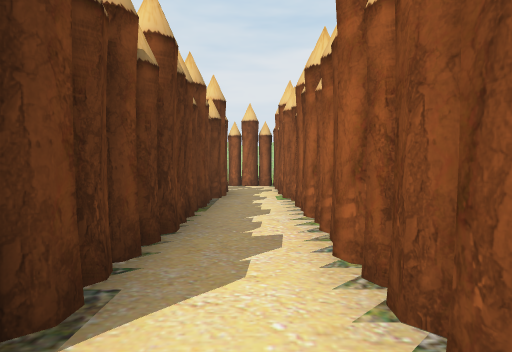
View 1 (above)

16 first-person views from a walk through a Unity game level. The camera is 1.4 m above the floor, tilts 2° down and sees 75° across. The floor is counted in squares, 2 m on a side. Each view is taken from the middle of a square. On the plan, view 1 faces up. The plan holds only what a view shows up to about 10 squares ahead; the rest is blank. The place goes on beyond the plan.

View 2
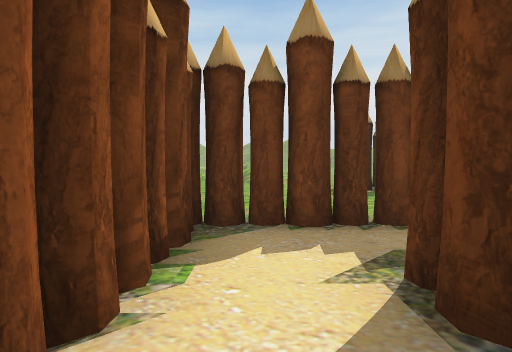

View 3
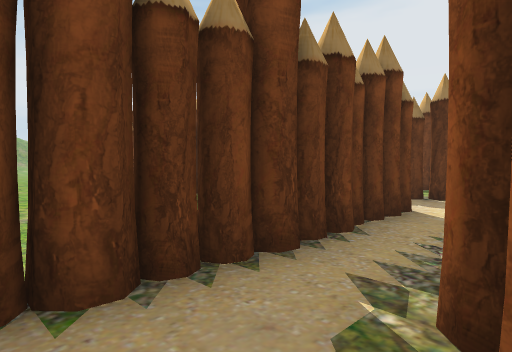

View 4
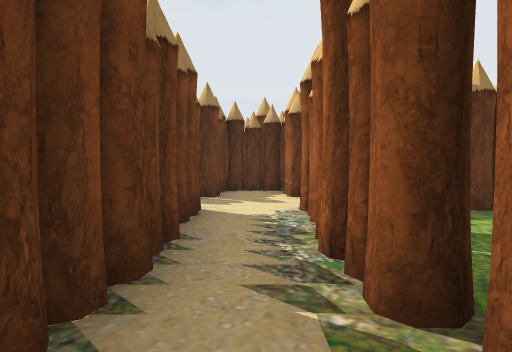

View 5
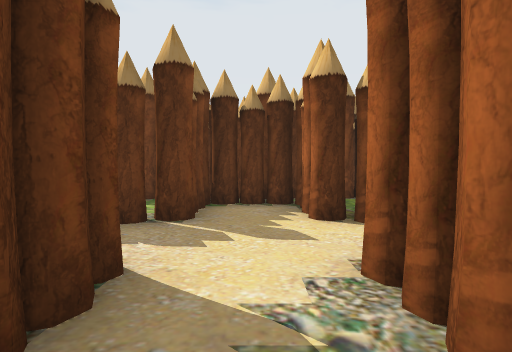

View 6
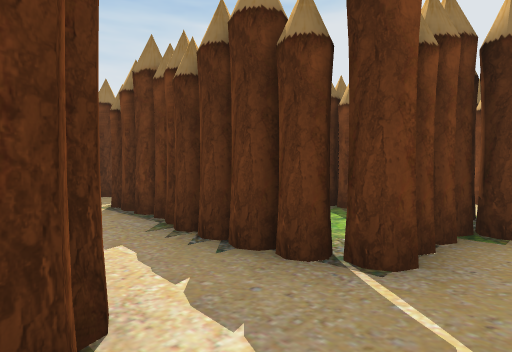

View 7
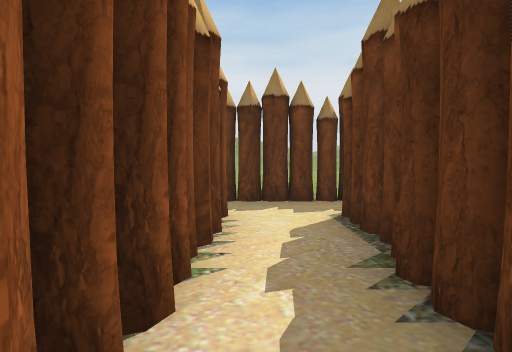

View 8
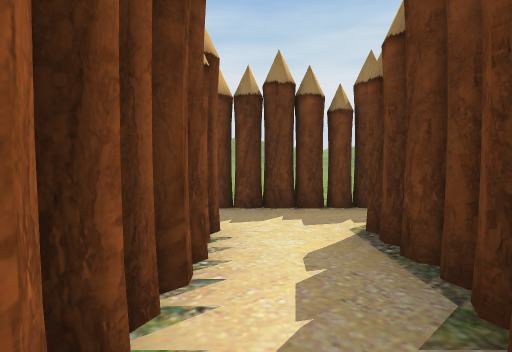

View 9
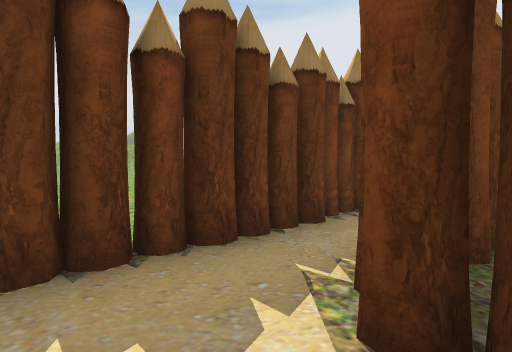

View 10
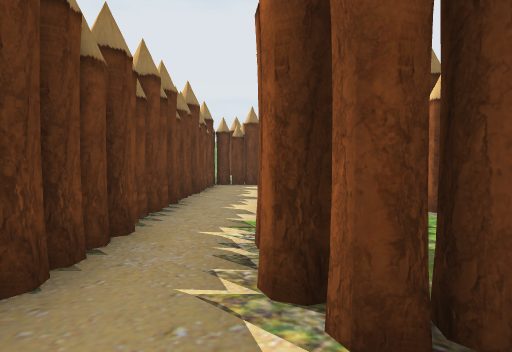

View 11
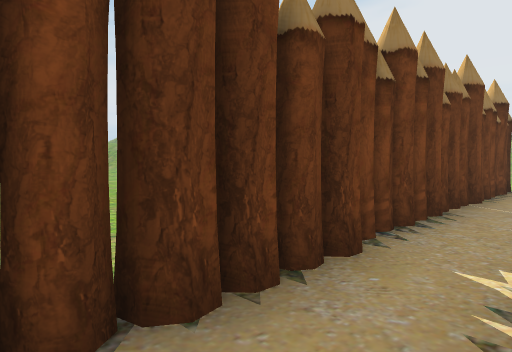

View 12
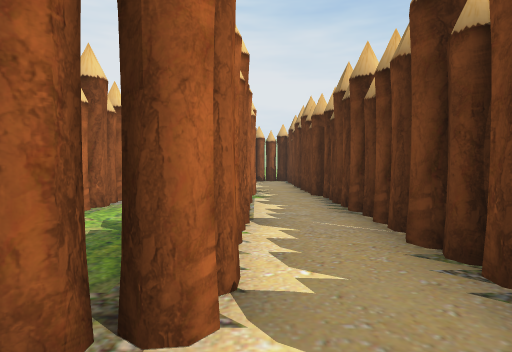

View 13
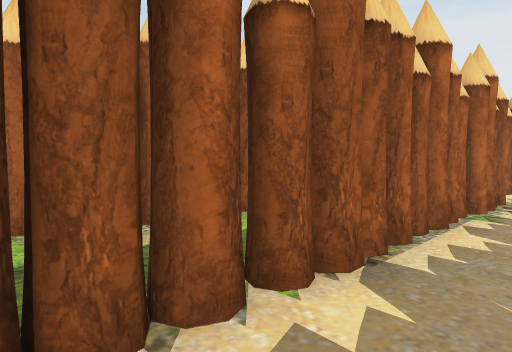

View 14
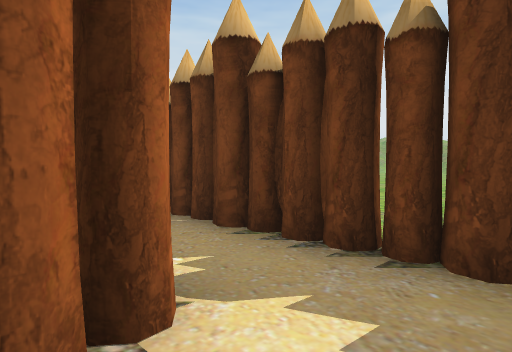

View 15
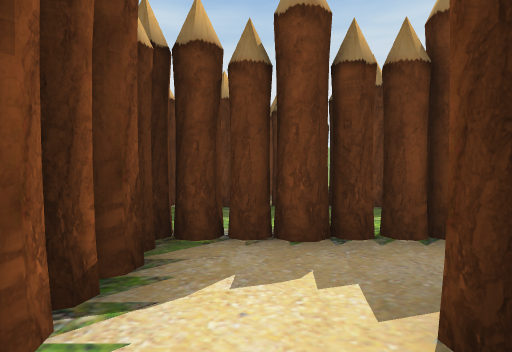

View 16
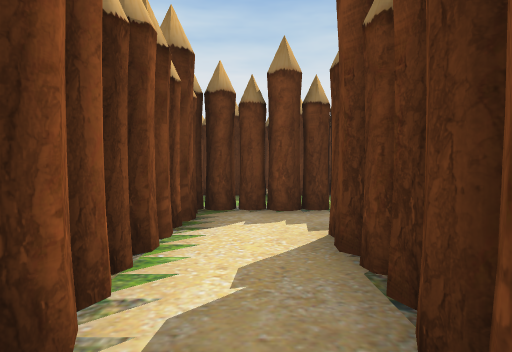

### Floor plan
Key: @ floor where view 1 was taken; # wall or solid block; . floor; F fence; O other object.
Columns run from 18 left of view 1 to 1 right of it. Each row starts with its distance up from view 1.
 10                   .#
  9                  #.#
  8                  #.#
  7                  #.#
  6                  O.O
  5                  O.O
  4              O   O.O
  3       #      #.  O.O
  2       #.#..  #...#.#
  1       #.####.#####.#
  0       #.#F........@#
 -1       #.####.#######
 -2     F ..#..#.#  ....
 -3     #####.F#.#  ....
 -4    .......F#.FF ....
 -5  .###OOOO.##.# .....
 -6  ..##OOOO##..# F ...
 -7 ##......O##### F
 -8  ####OOOO ..
 -9    .      ..
-10    .     ..
-11    ..    ..
-12    ..

Positions as (right, up) in squares from view 1, and headings:
1: (0, 0), facing up
2: (0, 3), facing down
3: (0, 1), facing down-left
4: (0, 0), facing left
5: (-3, 0), facing left
6: (-5, 0), facing down-left
7: (-6, -1), facing down
8: (-6, -2), facing down
9: (-6, -5), facing down-left
10: (-6, -6), facing left
11: (-7, -6), facing down-left
12: (-17, -6), facing right
13: (-15, -7), facing up-right
14: (-17, -5), facing down-right
15: (-11, 0), facing down
16: (-11, 2), facing down
